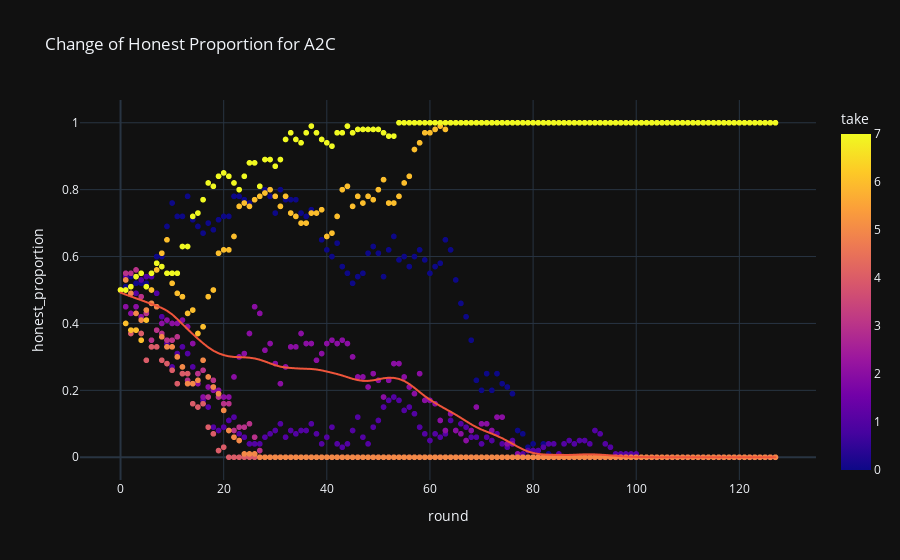

Notebook code for this chart:
### Code cell
px.scatter(data_a2c_avg, x="round", y="honest_proportion", color="take",
                   title="Change of Honest Proportion for A2C", trendline='lowess', trendline_options=dict(frac=0.1))

### Figure 1 — Plotly figure (JSON) as saved in the notebook; plotly's stock layout.template omitted (floating-point values rounded to 4 significant figures; data arrays with more than 128 entries replaced by an {"elided": "..."} marker saying what was removed)
{"data": [{"hovertemplate": "round=%{x}<br>honest_proportion=%{y}<br>take=%{marker.color}<extra></extra>", "legendgroup": "", "marker": {"color": {"elided": "1024 int values"}, "coloraxis": "coloraxis", "symbol": "circle"}, "mode": "markers", "name": "", "showlegend": false, "type": "scattergl", "x": {"elided": "1024 int values"}, "xaxis": "x", "y": {"elided": "1024 float values"}, "yaxis": "y"}, {"hovertemplate": "<b>LOWESS trendline</b><br><br>round=%{x}<br>honest_proportion=%{y} <b>(trend)</b><extra></extra>", "legendgroup": "", "marker": {"symbol": "circle"}, "mode": "lines", "name": "", "showlegend": false, "type": "scattergl", "x": {"elided": "1024 int values"}, "xaxis": "x", "y": {"elided": "1024 float values"}, "yaxis": "y"}], "layout": {"coloraxis": {"colorbar": {"title": {"text": "take"}}, "colorscale": [[0, "#0d0887"], [0.1111, "#46039f"], [0.2222, "#7201a8"], [0.3333, "#9c179e"], [0.4444, "#bd3786"], [0.5556, "#d8576b"], [0.6667, "#ed7953"], [0.7778, "#fb9f3a"], [0.8889, "#fdca26"], [1, "#f0f921"]]}, "legend": {"tracegroupgap": 0}, "title": {"text": "Change of Honest Proportion for A2C"}, "xaxis": {"anchor": "y", "domain": [0, 1], "title": {"text": "round"}}, "yaxis": {"anchor": "x", "domain": [0, 1], "title": {"text": "honest_proportion"}}}}
